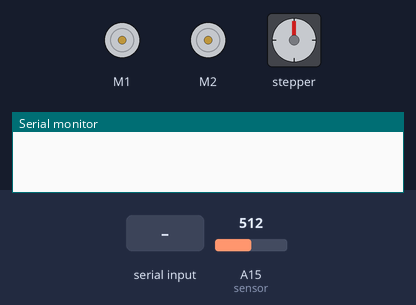
Recording of a sketch running on a simulated Arduino Mega 2560, built with avr-gcc and run on an emulated ATmega2560. Shown: 2 × DC motor (green arrow = forward, orange = backward, longer = faster), stepper motor, the last lines printed to the serial monitor. The inputs (shaded band) are chosen by the test bench; at power-on: A15 (sensor) = 512. Stepper angles assume 360 steps per turn.

Above: at 1.2 s.
1.3 s: "DISTRIBUTE 1\n" received over Serial
At 2.8 s:
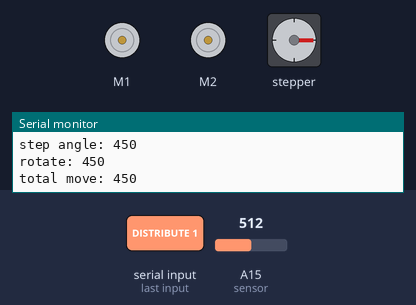
3.5 s: "DISCARD 1\n" received over Serial
At 5.6 s:
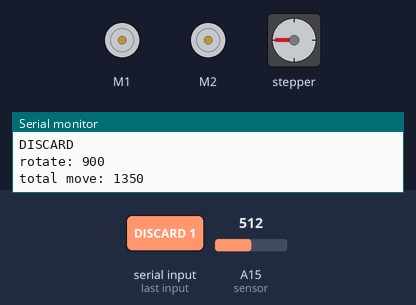
6.5 s: "DISTRIBUTE 150\n" received over Serial
At 6.98 s:
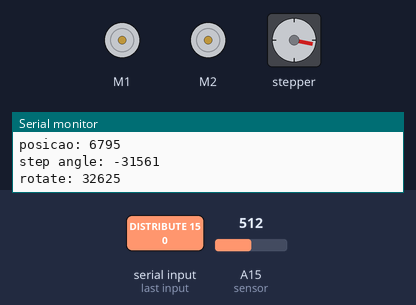
Timing chart, 0 to 62.8 s (numbered marks = the images above; inputs shaded):
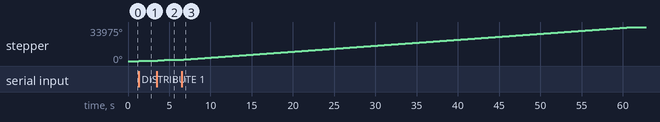

The sketch:

motor_baseEcuspidor.ino
```cpp
#include <Stepper.h>
#include <AFMotor.h>

const int stepsPerRevolution = 360; // change this to fit the number of steps per revolution
const int sensor = A15;
bool tem_carta = false;
bool carta_cuspida = false;
bool reverso = false;
int val;
int tempo_passado = 0;
int tempo_atual = 0;

// initialize the stepper library on pins 8 through 11:
Stepper myStepper(stepsPerRevolution, 32, 34, 36, 38);

String texto;
AF_DCMotor motor(1);
AF_DCMotor motor2(2);

int limit = 6;
int totalPlayers = 4;
int discardAngle = 270;
int tabelAngle = 270;
int totalMove = 0;
int rotacao = 2000;

void setup()
{
  // motor base
  myStepper.setSpeed(100);
  Serial.begin(9600);

  //motor carta
  Serial1.begin(9600);
  motor.setSpeed(255);
  motor2.setSpeed(255);
  pinMode(sensor, INPUT);
}

String extract_after_space(String texto)
{
  int spaceIndex = texto.indexOf(' ');
  if (spaceIndex != -1)
  {
    String value = texto.substring(spaceIndex + 1);
    return value;
  }
}

void rotate(int angle)
{
  Serial.println("rotate: " + String(angle));
  myStepper.step(angle);

  totalMove += angle;

  Serial.println("total move: " + String(totalMove));
  delay(500);
}

void resetPosition()
{
  Serial.println(totalMove);
  rotate(-totalMove);
  delay(500);
}

void goToPlayer(int player)
{
  int totalAngle = 180;

  if (totalPlayers > 4)
  {
    totalAngle = 270;
    discardAngle = 315;
  }

  int playerAngle = (totalAngle/totalPlayers)*player;
  Serial.println("jogador: " + String(player));
  Serial.println("posicao: " + String(playerAngle));

  int stepAngle = (rotacao/360)*playerAngle;
  Serial.println("step angle: " + String(stepAngle));

  rotate(stepAngle-totalMove);
  cuspir();
}

void discard()
{

  int stepAngle = (rotacao/360)*discardAngle;
  rotate(stepAngle-totalMove);
  cuspir();
}

void distribui(int players)
{
  if (players > limit)
  {
    Serial.println("Qtd de jogadores maior que " + String(limit));
  }
  int totalRevolutionSteps = stepsPerRevolution * players;
  int initialTotalPlayers = players;
  // TODO: go to zero position
  myStepper.step(-totalRevolutionSteps + stepsPerRevolution);

    for (int i = 0; i < players; i++)
    {
      myStepper.step(stepsPerRevolution);
      delay(500);
    }
    // go back to zero position

    delay(500);
}

void cuspir() {
  //motor.run(BACKWARD);
  //motor2.run(FORWARD);
}

void loop()
{
  int tempo_atual = millis();
  // loop motor base
  if (Serial.available() > 0)
  {
    String text = Serial.readStringUntil('\n');
    text.trim();
    Serial.println(text);

    if (text.startsWith("START")) {
      text = extract_after_space(text);
      Serial.println("total de jogadores: " + text);
      totalPlayers = text.toInt();
    }
    else if (text.startsWith("DISTRIBUTE")) {
      carta_cuspida = false;
      tem_carta = false;
      text = extract_after_space(text);
      if (text == "TABLE") {
        goToPlayer(0);

      } else {
        int player = text.toInt();
        goToPlayer(player+1);
      }
    } else if (text.startsWith("DISCARD")) {
      Serial.println("DISCARD");
      discard();
    }
  }

  // loop motor carta
  val = analogRead(sensor);
  if (val < 70 && !tem_carta) {
    tem_carta = true;
    Serial.println("TEM CARTA");
  }

  if (tem_carta && val > 70) {
    Serial.println("CUSPIU CARTA");
    motor2.run(RELEASE);
    motor.run(RELEASE);
    tem_carta = false;

    reverso = true;
    motor.run(FORWARD);
    motor2.run(BACKWARD);
    tempo_passado = millis();
  }

  tempo_atual = millis();

  if (reverso && tempo_atual > tempo_passado + 200) {
    Serial.println("REVESO");
    motor2.run(RELEASE);
    motor.run(RELEASE);
    reverso = false;
  }
}
```

Measured:
- after the input at 1.3 s, stepper: turns 450° clockwise in 0.75 s, starting at once
- after the input at 3.5 s, stepper: turns 900° clockwise in 1.5 s, starting at once
- after the input at 6.5 s, stepper: turns 32625° clockwise in 54.8 s, starting at once
